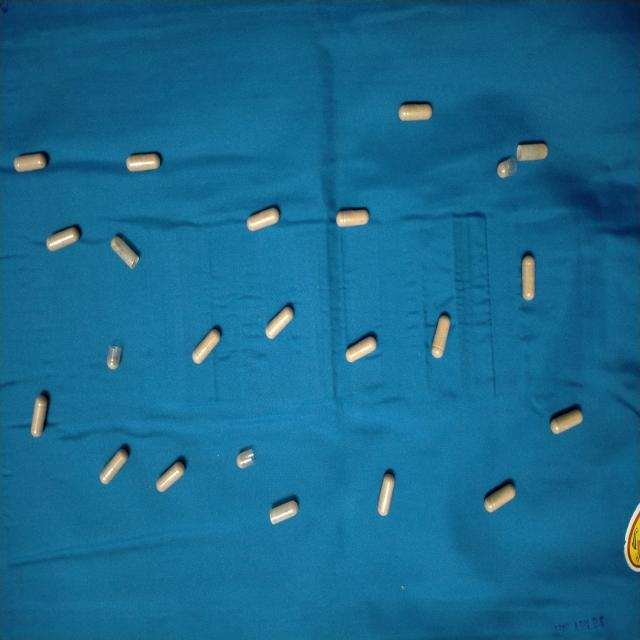
#> input picture original (1).jpg, 640 x 640 px, found by its file name
$ python wave_test2.py
#> lines starting #> are read from the running program, lines starting #| are printed output that depends on the picture; after the words box and inside, x2 and y2 are one past the last pixel; in counts of white or black regions, pixels touching at a corner belong together
import cv2
import numpy as np

def analyze_pills(image_path):
    # อ่านภาพจากไฟล์
    image = cv2.imread(image_path)
#> image is the input picture: shape (640, 640, 3); mean B, G, R 142.3, 104.7, 24.1
    original = image.copy()

    # แปลงภาพเป็น Grayscale
    gray = cv2.cvtColor(image, cv2.COLOR_BGR2GRAY)
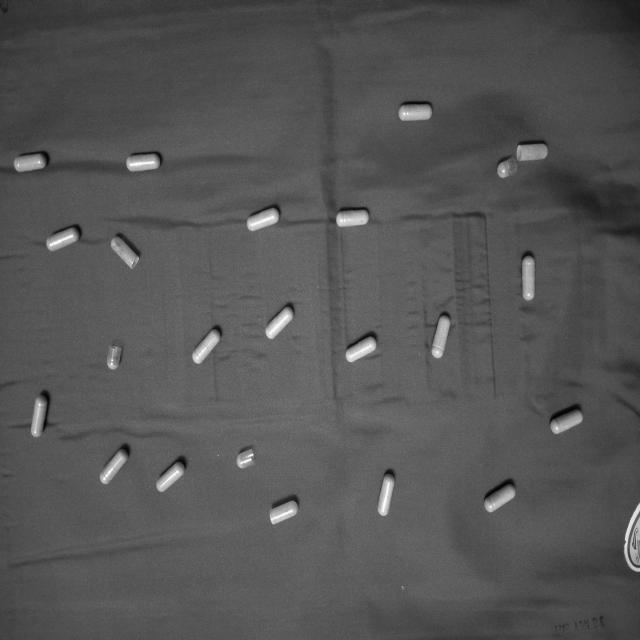
#> gray: shape (640, 640); min 1, max 254, mean 84.9

    # ใช้ CLAHE เพื่อปรับแสงและคอนทราสต์
    clahe = cv2.createCLAHE(clipLimit=3.0, tileGridSize=(8, 8))
    enhanced = clahe.apply(gray)
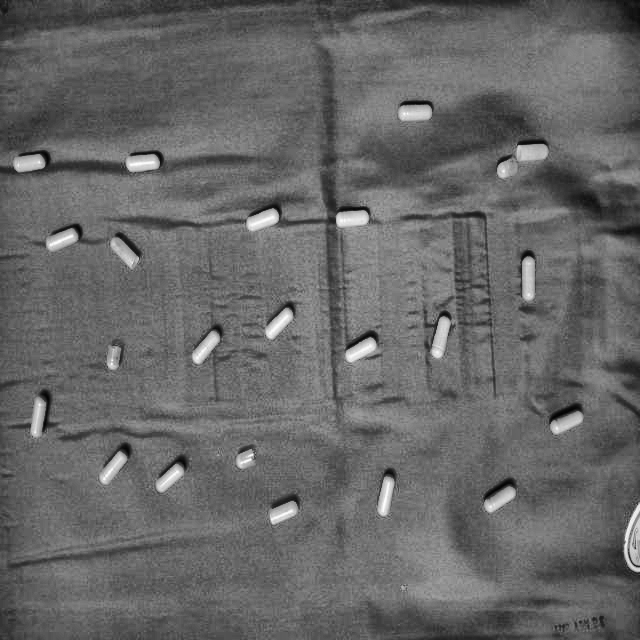
#> enhanced: shape (640, 640); min 1, max 254, mean 102.9

    # ใช้ Gaussian Blur เพื่อลด Noise
    blurred = cv2.GaussianBlur(enhanced, (21, 21), 0)
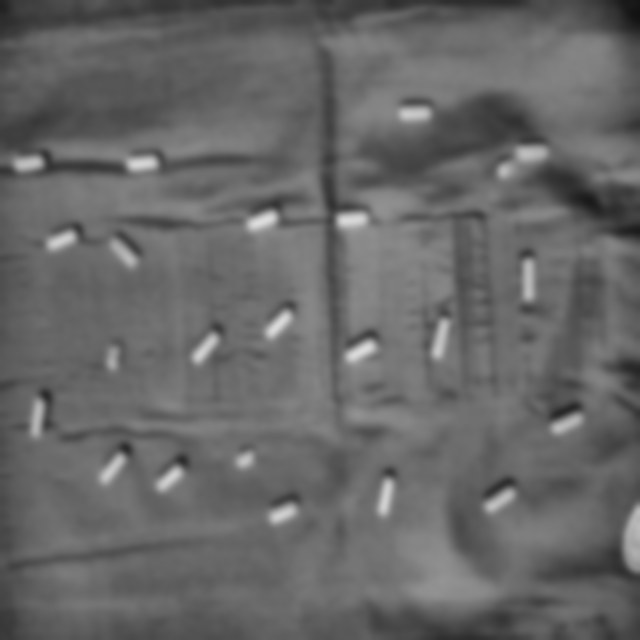
#> blurred: shape (640, 640); min 18, max 220, mean 102.9

    # ใช้ Adaptive Thresholding เพื่อแยกขอบเม็ดยา
    adaptive_thresh = cv2.adaptiveThreshold(blurred, 255, cv2.ADAPTIVE_THRESH_GAUSSIAN_C,
                                            cv2.THRESH_BINARY_INV, 15, 4)
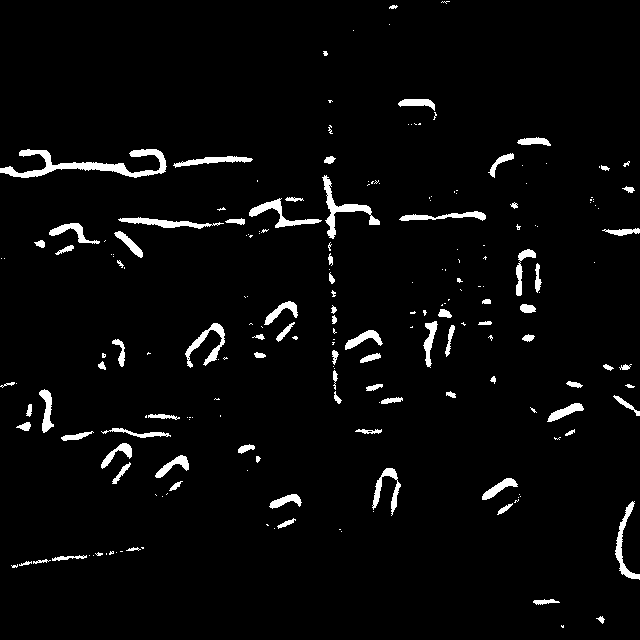
#> adaptive_thresh: shape (640, 640); 3.5% white; 208 white regions (122 under 20 px), largest, box (x1, y1, x2, y2) and area: (0, 149, 167, 178) 1573, (322, 175, 380, 239) 731, (249, 198, 322, 228) 542

    # ทำ Morphological Closing เพื่อปิดช่องว่างเล็กๆ ที่ขอบ
    kernel = cv2.getStructuringElement(cv2.MORPH_ELLIPSE, (25, 25))
    closed = cv2.morphologyEx(adaptive_thresh, cv2.MORPH_CLOSE, kernel)
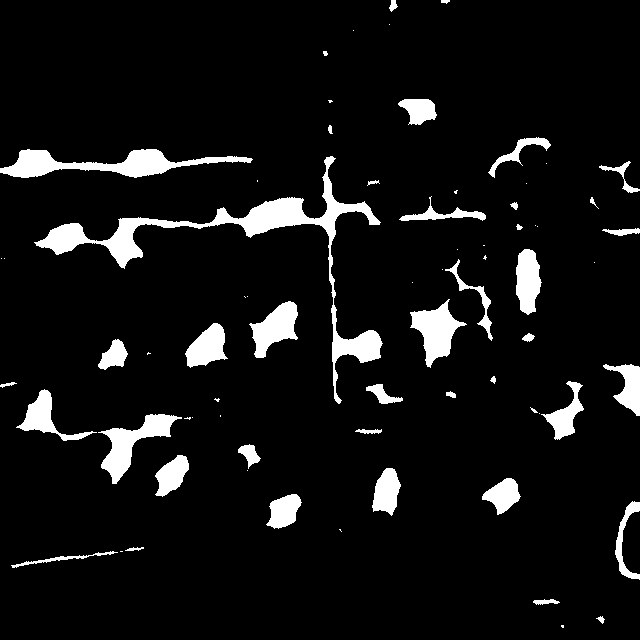
#> closed: shape (640, 640); 7.3% white; 71 white regions (30 under 20 px)

    # หา Contours
    contours, _ = cv2.findContours(closed, cv2.RETR_EXTERNAL, cv2.CHAIN_APPROX_SIMPLE)
#> contours = 71 contours, 36 with area under 20; largest, box (x1, y1, x2, y2) and area: (34, 156, 383, 404) 6716, (0, 149, 253, 178) 2816, (98, 414, 182, 484) 1806, (410, 299, 467, 368) 1648, (249, 301, 298, 358) 1403

    # ประเภทของยา
    round_pills = 0
    oval_pills = 0
    damaged_pills = 0

#hiiiiiiii
    for cnt in contours:
        area = cv2.contourArea(cnt)

        # กรองขนาดที่เล็กเกินไป
        if area < 500:
            continue

        # คำนวณความกลม (circularity)
        perimeter = cv2.arcLength(cnt, True)
        circularity = 4 * np.pi * (area / (perimeter ** 2)) if perimeter > 0 else 0

        # คำนวณอัตราส่วน (Aspect Ratio)
        x, y, w, h = cv2.boundingRect(cnt)
        aspect_ratio = float(w) / h if h > 0 else 0

        # ตรวจสอบรูปร่าง
        if circularity > 0.75 and 0.9 < aspect_ratio < 1.1:  # เม็ดกลม
            round_pills += 1
            cv2.drawContours(original, [cnt], -1, (0, 255, 0), 2)  # วาดเป็นสีเขียว
        elif 1.5 < aspect_ratio < 3.0:  # เม็ดวงรีหรือแคปซูล
            oval_pills += 1
            cv2.drawContours(original, [cnt], -1, (255, 0, 0), 2)  # วาดเป็นสีน้ำเงิน
        else:  # เม็ดยาเสียหายหรือผิดปกติ
            damaged_pills += 1
            cv2.drawContours(original, [cnt], -1, (0, 0, 255), 2)  # วาดเป็นสีแดง
#> this loop made 71 passes
#> (area, perimeter, circularity, x, y, w, h, aspect_ratio) on pass 24: (1034.5, 237.6, 0.23, 16, 389, 81, 52, 1.56)
#> (area, perimeter, circularity, x, y, w, h, aspect_ratio) on passes 8, 9, 10, 12, 13, 19: (501, 209.2, 0.144, 615, 501, 25, 79, 0.316), (765, 119.4, 0.674, 266, 494, 36, 35, 1.03), (760.5, 119.3, 0.672, 482, 478, 39, 37, 1.05), (869.5, 131.2, 0.635, 372, 468, 29, 48, 0.604), (798.5, 126.1, 0.631, 155, 455, 34, 42, 0.81), (1806.5, 293.5, 0.263, 98, 414, 84, 70, 1.2)
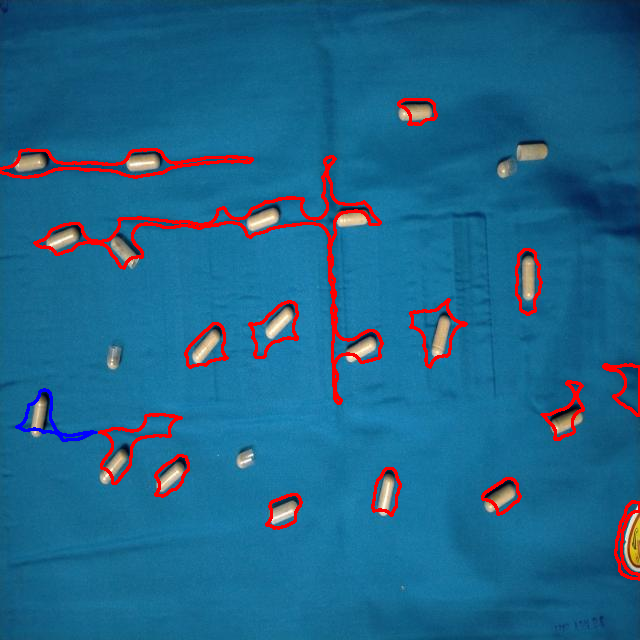
#> original: shape (640, 640, 3); 3.46% of pixels changed, all inside (x1, y1, x2, y2) = (0, 98, 640, 581)
#> after the loop, damaged_pills = 15; oval_pills = 1; round_pills = 0

    # แสดงผลลัพธ์
    print("ผลการวิเคราะห์เม็ดยา:")
    if round_pills > 0:
        print(f"- ยาเม็ดกลม: {round_pills} เม็ด")
    if oval_pills > 0:
        print(f"- ยาเม็ดวงรีหรือแคปซูล: {oval_pills} เม็ด")
#| - ยาเม็ดวงรีหรือแคปซูล: 1 เม็ด
    if damaged_pills > 0:
        print(f"- เม็ดยาเสียหาย: {damaged_pills} เม็ด")
#| - เม็ดยาเสียหาย: 15 เม็ด
    if round_pills == 0 and oval_pills == 0:
        print("ไม่มีเม็ดยาที่ตรวจพบ")
    if damaged_pills == 0:
        print("แสดงว่าไม่มียาเสียหาย")

    # แสดงภาพ
    cv2.imshow("Analyzed Pills", original)
    cv2.imshow("Edges", adaptive_thresh)
    cv2.waitKey(0)
    cv2.destroyAllWindows()

# เรียกใช้ฟังก์ชัน
image_path = r"C:\Users\focus\minipro_countdrug\original (1).jpg"  # เปลี่ยนเป็นพาธของภาพ
analyze_pills(image_path)
